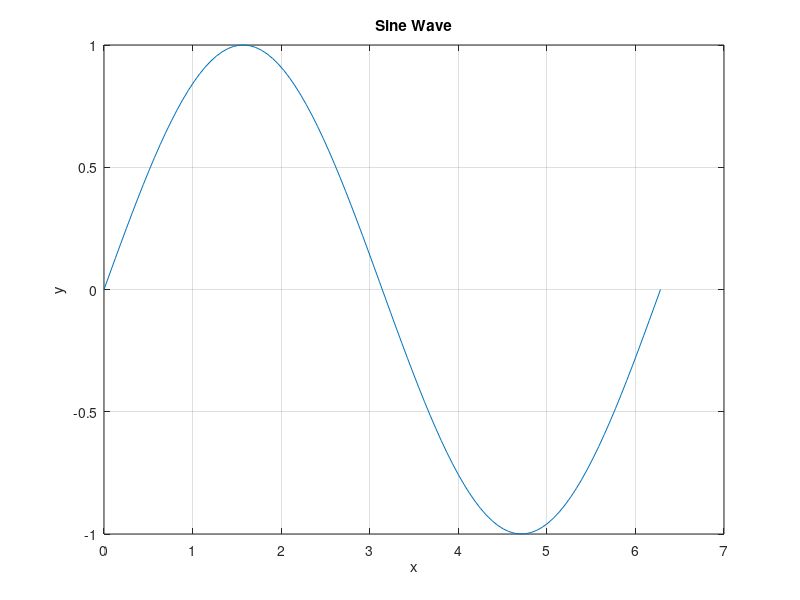
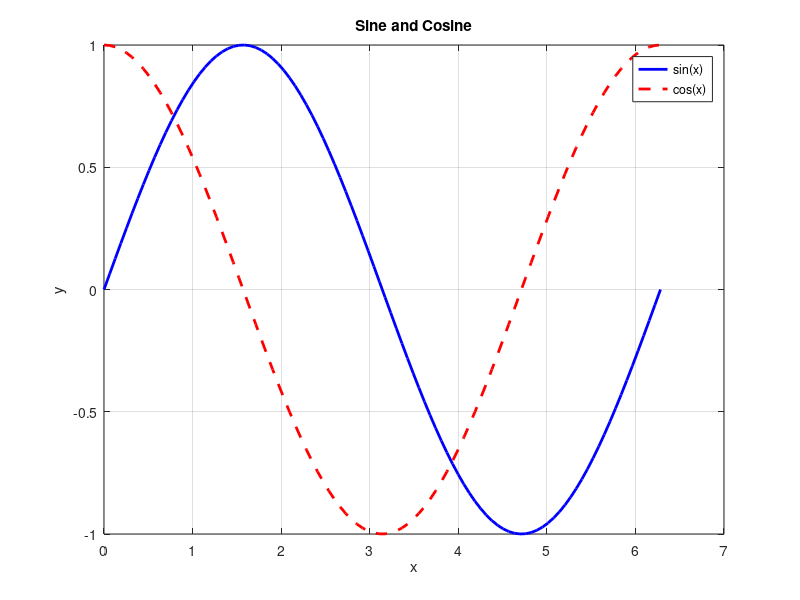
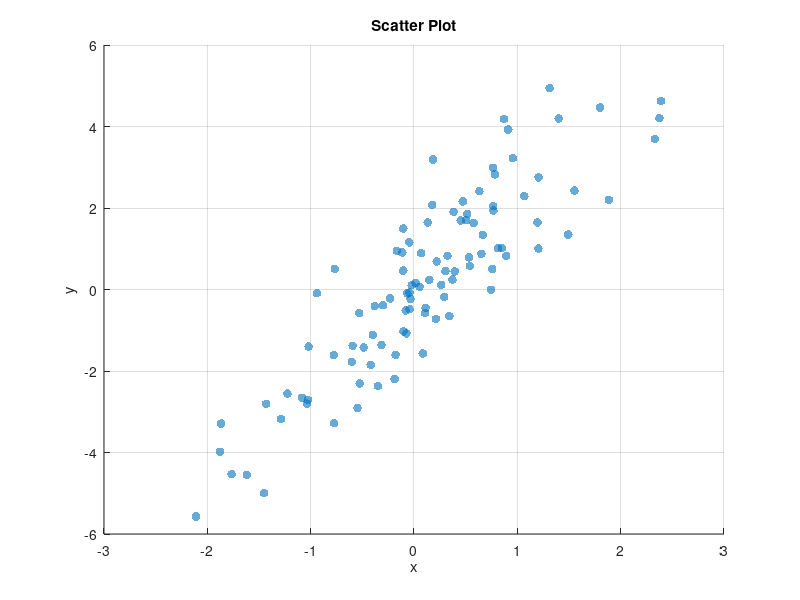
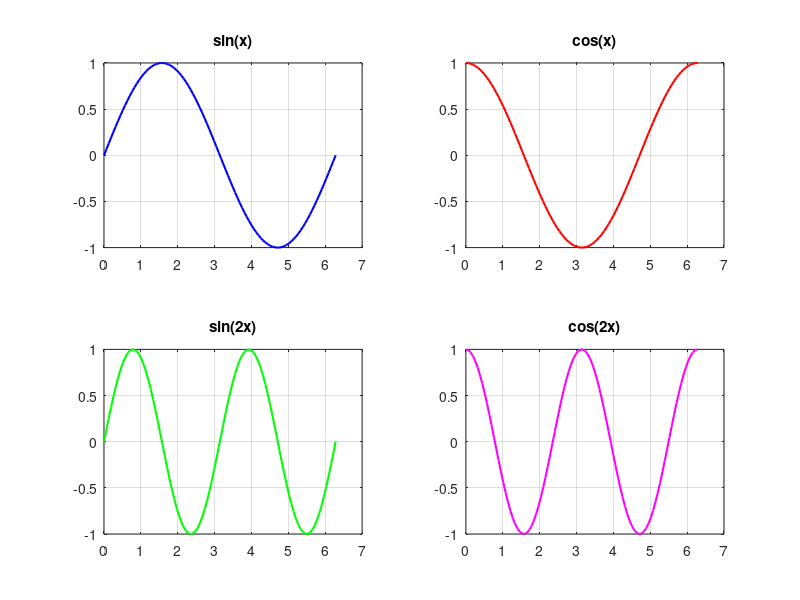

Write the MATLAB code that produced these figures, in order. (Note: this script raises an error after producing the figures.)
% ============================================================
% Chapter 5: Visualization – From MATLAB Plots to Python Figures
% "From MATLAB to Python for Engineers and Scientists"
% MATLAB Reference Code
% ============================================================

%% 5.1 Basic Line and Scatter Plots
% ------------------------------------------------------------
x = linspace(0, 2*pi, 100);
y1 = sin(x);
y2 = cos(x);

% Simple line plot
figure;
plot(x, y1)
xlabel('x')
ylabel('y')
title('Sine Wave')
grid on

% Multiple lines on same axes
figure;
plot(x, y1, 'b-',  'LineWidth', 2, 'DisplayName', 'sin(x)')
hold on
plot(x, y2, 'r--', 'LineWidth', 2, 'DisplayName', 'cos(x)')
hold off
xlabel('x'); ylabel('y')
title('Sine and Cosine')
legend('Location', 'best')
grid on

% Scatter plot
rng(0);
x_sc = randn(1, 100);
y_sc = 2*x_sc + randn(1, 100);

figure;
scatter(x_sc, y_sc, 40, 'filled', 'MarkerFaceAlpha', 0.6)
xlabel('x'); ylabel('y')
title('Scatter Plot')
grid on


%% 5.2 Subplots
% ------------------------------------------------------------
figure;

subplot(2, 2, 1)
plot(x, sin(x), 'b-', 'LineWidth', 1.5)
title('sin(x)'); grid on

subplot(2, 2, 2)
plot(x, cos(x), 'r-', 'LineWidth', 1.5)
title('cos(x)'); grid on

subplot(2, 2, 3)
plot(x, sin(2*x), 'g-', 'LineWidth', 1.5)
title('sin(2x)'); grid on

subplot(2, 2, 4)
plot(x, cos(2*x), 'm-', 'LineWidth', 1.5)
title('cos(2x)'); grid on

sgtitle('Trigonometric Functions')     % overall figure title


%% 5.3 Bar, Histogram, and Box Plots
% ------------------------------------------------------------

% Bar chart
categories = {'Jan','Feb','Mar','Apr','May'};
values     = [23, 31, 28, 35, 42];

figure;
bar(values)
set(gca, 'XTickLabel', categories)
xlabel('Month'); ylabel('Sales')
title('Monthly Sales'); grid on

% Grouped bar chart
data_grouped = [23, 20; 31, 28; 28, 25; 35, 30; 42, 38];

figure;
bar(data_grouped)
set(gca, 'XTickLabel', categories)
legend('Product A', 'Product B')
xlabel('Month'); ylabel('Sales')
title('Monthly Sales by Product')
grid on

% Histogram
data_hist = randn(1, 1000);

figure;
histogram(data_hist, 30)
xlabel('Value'); ylabel('Count')
title('Histogram of Normal Distribution')
grid on

% Box plot
group1 = randn(1, 50);
group2 = randn(1, 50) + 1;
group3 = randn(1, 50) - 1;

figure;
boxplot([group1', group2', group3'], ...
    'Labels', {'Group A', 'Group B', 'Group C'})
ylabel('Value')
title('Box Plot Comparison')
grid on


%% 5.4 Heatmaps and Contour Plots
% ------------------------------------------------------------

% Heatmap / image of a matrix
[X, Y] = meshgrid(-3:0.1:3, -3:0.1:3);
Z = exp(-(X.^2 + Y.^2));   % 2D Gaussian

figure;
imagesc(Z)
colorbar
title('Heatmap: 2D Gaussian')
axis equal tight

% Contour plot
figure;
contourf(X, Y, Z, 20)
colorbar
xlabel('x'); ylabel('y')
title('Filled Contour Plot')

% 3D surface
figure;
surf(X, Y, Z)
colorbar
xlabel('x'); ylabel('y'); zlabel('z')
title('3D Surface Plot')
shading interp


%% 5.5 Customizing Appearance
% ------------------------------------------------------------
figure;
plot(x, sin(x), 'Color', [0.2, 0.4, 0.8], ...
    'LineWidth', 2.5, ...
    'LineStyle', '-', ...
    'Marker', 'o', ...
    'MarkerSize', 4, ...
    'MarkerIndices', 1:10:length(x))

% Axis limits
xlim([0, 2*pi])
ylim([-1.2, 1.2])

% Font size
set(gca, 'FontSize', 12)

% Tick customization
xticks([0, pi/2, pi, 3*pi/2, 2*pi])
xticklabels({'0', '\pi/2', '\pi', '3\pi/2', '2\pi'})

xlabel('Angle (rad)', 'FontSize', 13)
ylabel('Amplitude',   'FontSize', 13)
title('Customized Sine Wave', 'FontSize', 14)
grid on; box on


%% 5.6 Saving Figures
% ------------------------------------------------------------
fig = figure;
plot(x, sin(x), 'b-', 'LineWidth', 2)
title('Saved Figure')
grid on

% Save as PNG (high resolution)
saveas(fig, 'sine_wave.png')

% Save as PDF (vector format — best for publications)
exportgraphics(fig, 'sine_wave.pdf', 'ContentType', 'vector')

% Save as EPS
exportgraphics(fig, 'sine_wave.eps', 'ContentType', 'vector')


%% 5.7 Engineering Plot: Signal Analysis
% ------------------------------------------------------------
% Time domain + frequency domain — common in engineering work

Fs   = 1000;                    % sampling frequency (Hz)
t_s  = 0:1/Fs:1-1/Fs;          % time vector (1 second)
f1   = 50;  f2 = 120;           % signal frequencies
sig  = sin(2*pi*f1*t_s) + 0.5*sin(2*pi*f2*t_s) + 0.2*randn(size(t_s));

% FFT
N    = length(sig);
Y    = fft(sig);
P2   = abs(Y/N);
P1   = P2(1:N/2+1);
P1(2:end-1) = 2*P1(2:end-1);
f_ax = Fs*(0:(N/2))/N;

figure;
subplot(2,1,1)
plot(t_s(1:200), sig(1:200), 'b-')
xlabel('Time (s)'); ylabel('Amplitude')
title('Time Domain Signal'); grid on

subplot(2,1,2)
plot(f_ax, P1, 'r-', 'LineWidth', 1.5)
xlabel('Frequency (Hz)'); ylabel('|Amplitude|')
title('Frequency Spectrum (FFT)'); grid on
xlim([0, 200])
